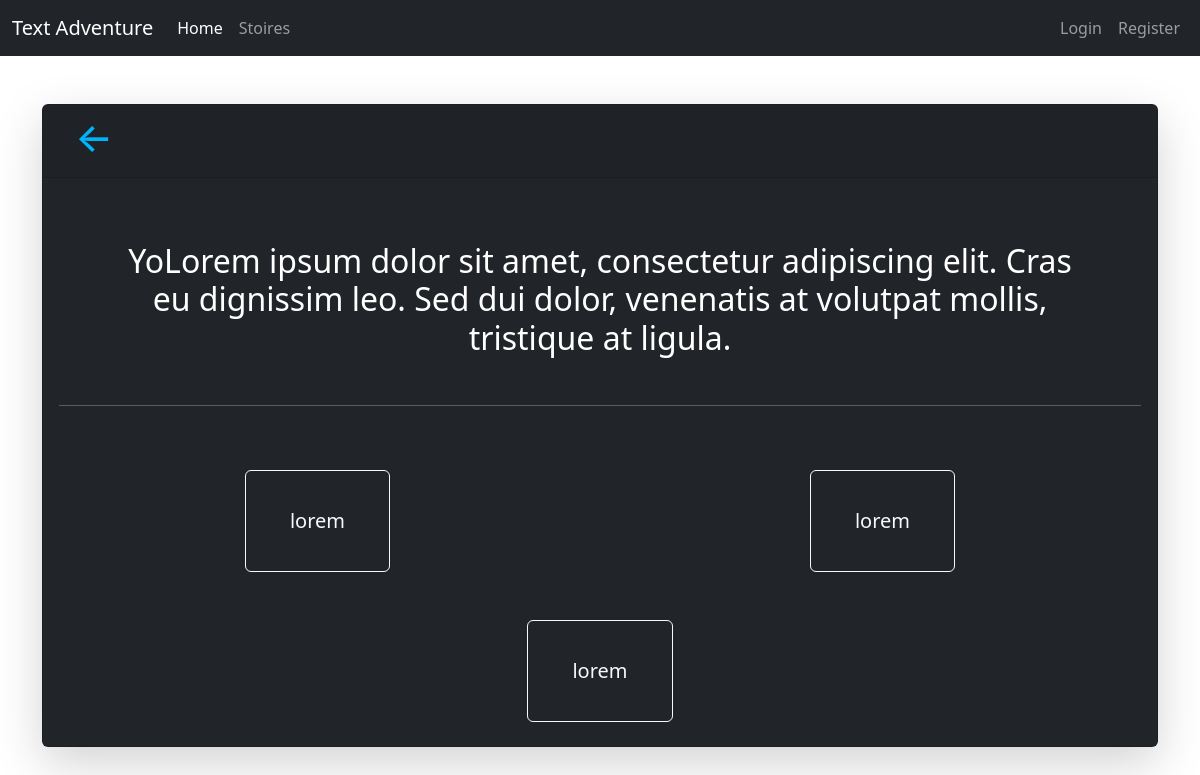
The page /storyline/1 on the database as committed earlier.
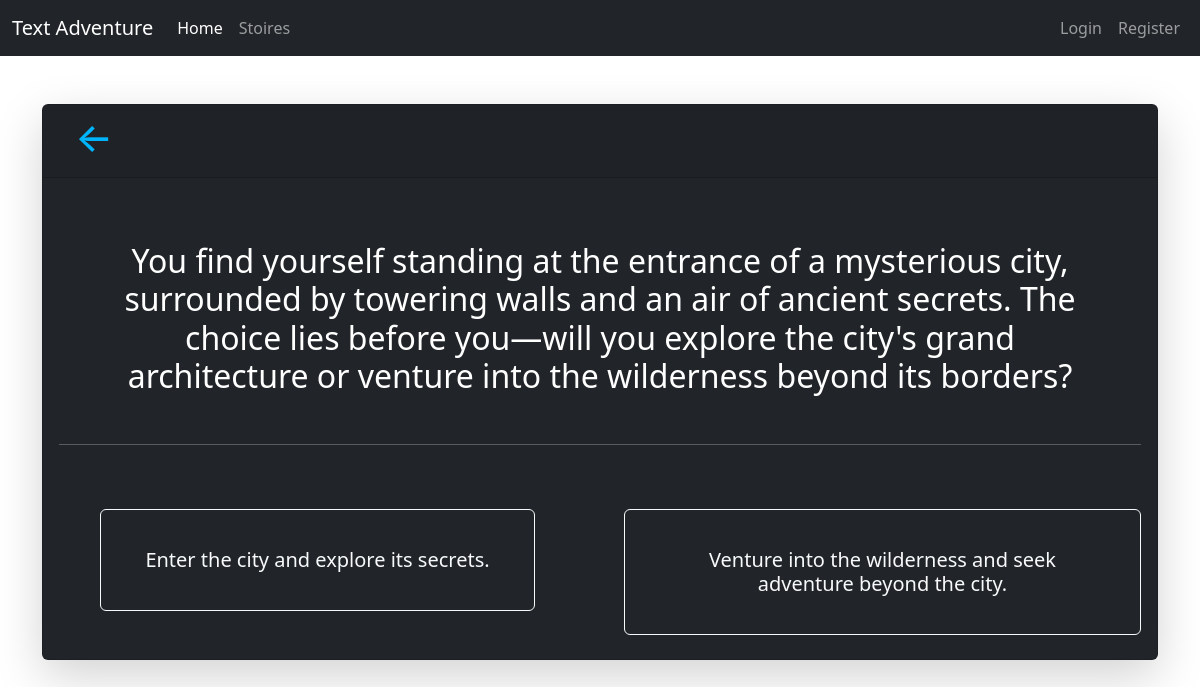
The same page on the database as committed later.
### textadventure/models.py (models this page shows, shortened)
class StoryBody(db.Model):
    id = db.Column(db.Integer, primary_key = True)
    prev_id = db.Column(db.Integer, db.ForeignKey('option.id', use_alter=True), nullable = True)
    story = db.Column(db.Text, nullable = False, default = "Story in progress...")
    options = db.relationship('Option', backref = 'story', lazy=True, foreign_keys = 'Option.story_id', cascade = 'all, delete, delete-orphan')
    writer_id = db.Column(db.Integer, db.ForeignKey('user.id'), nullable = False)
    is_win = db.Column(db.Boolean, nullable = False, default = False)
    is_lose = db.Column(db.Boolean, nullable = False, default = False)

class Option(db.Model):
    id = db.Column(db.Integer, primary_key = True)
    option = db.Column(db.Text, nullable = False)
    story_id = db.Column(db.Integer, db.ForeignKey('story_body.id', use_alter=True), nullable = False)
    next = db.relationship('StoryBody', backref = 'prev', lazy=True, foreign_keys = 'StoryBody.prev_id', cascade = 'all, delete, delete-orphan')

### textadventure/story/routes.py (the view)
@story.route('/storyline/<int:story_id>')
def storyline(story_id):
    story = StoryBody.query.get_or_404(story_id)
    head = StoryHead.query.filter_by(next = story_id).first()
    options = story.options
    return render_template('storyline.html', story = story, options =  options,
                           head_id = head.id if head else None)

### textadventure/templates/storyline.html (shortened to what this page needs)
{% extends "layout.html" %}
{% block body %}
<div class="container d-flex justify-content-center p-0">
    <div class="card my-5 shadow-lg text-white bg-dark">
        <div class="card-header d-flex justify-content-between">
            {% if story.prev %}
                <a class="mx-md-3" href="{{ url_for('story.storyline', story_id = story.prev.story_id)}}">
                    <h1> &#x2190;  </h1>
                </a>
            {% else %}
                <a class="mx-md-3" href="{{ url_for('story.view_story', story_id = head_id)}}">
                   <h1> &#x2190;   </h1>
                </a>
            {% endif %}
        </div>
        <div class="card-body text-center">
            <h2 class="card-title m-md-5"> {{ story.story }}</h2>
            <hr>
            {% if story.is_win %}
                <h2 class="card-text m-5 text-success">
                    Congratulations! You won the game!
                </h2>
                <a class="btn btn-outline-light mt-4 mb-5" href="{{url_for('story.stories')}}">
                    <h5 class="card-text p-2">
                        Try another
                    </h5>
                </a>
            {% elif options %}
                <div class="row row-cols-1 row-cols-md-2 g-5 my-2 justify-content-evenly">
                {% for option in options %}
                    <div class="col">
                        <a class="btn btn-outline-light" href="{{ url_for( 'story.storyline', story_id = option.next[0].id )}}">
                            <h5 class="card-text mt-4 m-md-4 p-md-2">
                                {{option.option}}
                            </h5>
                        </a>
                    </div>
                {% endfor %}
                </div>
            {% else %}
            <h2 class="card-text m-5 text-warning">
                Dead End
            </h2>
            {% endif %}
        </div>
    </div>
  </div>
{% endblock %}

### textadventure/templates/layout.html (shortened to what this page needs)
<!doctype html>
<html lang="en">
  <head>
    <link href="https://cdn.jsdelivr.net/npm/bootstrap@5.2.3/dist/css/bootstrap.min.css" rel="stylesheet">
    <link rel="stylesheet"  type = "text/css" href="{{ url_for('static', filename = 'styles.css') }}">
  </head>
  <body>
    <nav class="navbar navbar-expand-lg bg-dark navbar-dark">
        <div class="container-fluid">
          <a class="navbar-brand" href="{{ url_for('main.home') }}">Text Adventure</a>
          <div class="collapse navbar-collapse" id="navbarSupportedContent">
            <ul class="navbar-nav me-auto mb-2 mb-lg-0">
              <li class="nav-item">
                <a class="nav-link active" aria-current="page" href="{{ url_for('main.home') }}">Home</a>
              </li>
              <li class="nav-item">
                <a class="nav-link" href="{{ url_for('story.stories') }}">Stoires</a>
              </li>
            </ul>
            <div class="d-flex">
              <ul class="navbar-nav me-auto mb-2 mb-lg-0">
              {% if current_user.is_authenticated %}
                <li class="nav-item">
                  <a class="nav-link" href="{{ url_for('story.new_story') }}">Create Story</a>
                </li>
                <li class="nav-item">
                  <a class="nav-link" href="{{ url_for('user.account') }}">Account</a>
                </li>
                <li class="nav-item">
                  <a class="nav-link" href="{{ url_for('user.logout') }}">Logout</a>
                </li>
              {% else %}
                <li class="nav-item">
                    <a class="nav-link" href="{{ url_for('user.login') }}">Login</a>
                </li>
                <li class="nav-item">
                    <a class="nav-tem nav-link" href="{{ url_for('user.register') }}">Register</a>
                </li>
              {% endif %}
              </ul>
            </div>
          </div>
        </div>
      </nav>
      <main class="container">
        {% block body %} {% endblock %}
      </main>
  </body>
</html>

### textadventure/static/styles.css (style rules this page uses)
.card { width: 900px; min-width: fit-content; max-width: 100% }
a { color: rgb(0, 180, 251) ; text-decoration:none; }

Rows that differ between the two databases and show on the page:
no longer on this page (row edited): Option: option "lorem"
removed Option: option "lorem"
changed StoryBody: story "YoLorem ipsum dolor sit amet, consectetur adipiscing elit. Cras eu dignissim leo. Sed dui dolor, venenatis at volutpat mollis, tristique at ligula." → "You find yourself standing at the entrance of a mysterious city, surrounded by towering walls and an air of ancient secrets. The choice lies before you—will you explore the city's grand architecture or venture into the wilderness beyond its borders?"
changed Option: option "lorem" → "Enter the city and explore its secrets."
now on this page (row edited): Option: option "Venture into the wilderness and seek adventure beyond the city."
